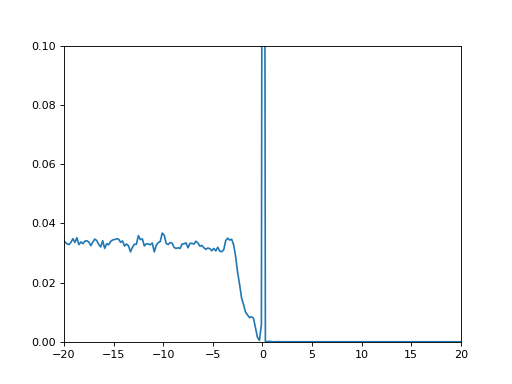

Write Python code to recreate this figure.
import MDAnalysis as mda
import numpy as np
import pytim
import matplotlib.pyplot as plt
from   pytim.datafiles   import *

u       = mda.Universe(WATER_GRO,WATER_XTC)
oxygens = u.select_atoms("name OW")

obs     = pytim.observables.Number()

interface = pytim.ITIM(u, alpha=2.0, max_layers=1,cluster_cut=3.5,centered=True,molecular=False)
profile = pytim.observables.Profile(group=oxygens,observable=obs,interface=interface)

for ts in u.trajectory[::]:
    profile.sample()

low, up, avg = profile.get_values(binwidth=0.2)
z = (low+up)/2.
plt.plot(z, avg)
axes = plt.gca()
axes.set_xlim([-20,20])
axes.set_ylim([0,0.1])
plt.show()
